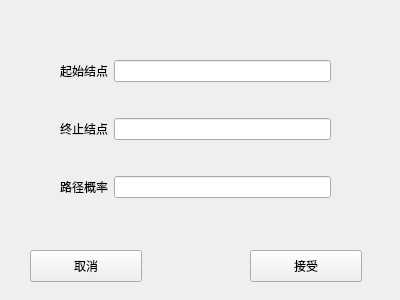
<?xml version="1.0" encoding="UTF-8"?>
<ui version="4.0">
 <class>Form</class>
 <widget class="QWidget" name="Form">
  <property name="geometry">
   <rect>
    <x>0</x>
    <y>0</y>
    <width>400</width>
    <height>300</height>
   </rect>
  </property>
  <property name="windowTitle">
   <string>Form</string>
  </property>
  <widget class="QPushButton" name="pushButton">
   <property name="geometry">
    <rect>
     <x>250</x>
     <y>250</y>
     <width>112</width>
     <height>32</height>
    </rect>
   </property>
   <property name="text">
    <string>接受</string>
   </property>
  </widget>
  <widget class="QPushButton" name="pushButton_2">
   <property name="geometry">
    <rect>
     <x>30</x>
     <y>250</y>
     <width>112</width>
     <height>32</height>
    </rect>
   </property>
   <property name="text">
    <string>取消</string>
   </property>
  </widget>
  <widget class="QWidget" name="">
   <property name="geometry">
    <rect>
     <x>60</x>
     <y>30</y>
     <width>271</width>
     <height>201</height>
    </rect>
   </property>
   <layout class="QVBoxLayout" name="verticalLayout">
    <item>
     <layout class="QHBoxLayout" name="horizontalLayout">
      <item>
       <widget class="QLabel" name="label">
        <property name="text">
         <string>起始结点</string>
        </property>
       </widget>
      </item>
      <item>
       <widget class="QLineEdit" name="lineEdit"/>
      </item>
     </layout>
    </item>
    <item>
     <layout class="QHBoxLayout" name="horizontalLayout_2">
      <item>
       <widget class="QLabel" name="label_2">
        <property name="text">
         <string>终止结点</string>
        </property>
       </widget>
      </item>
      <item>
       <widget class="QLineEdit" name="lineEdit_2"/>
      </item>
     </layout>
    </item>
    <item>
     <layout class="QHBoxLayout" name="horizontalLayout_3">
      <item>
       <widget class="QLabel" name="label_3">
        <property name="text">
         <string>路径概率</string>
        </property>
       </widget>
      </item>
      <item>
       <widget class="QLineEdit" name="lineEdit_3"/>
      </item>
     </layout>
    </item>
   </layout>
  </widget>
 </widget>
 <resources/>
 <connections>
  <connection>
   <sender>pushButton</sender>
   <signal>clicked()</signal>
   <receiver>Form</receiver>
   <slot>AcceptLine()</slot>
   <hints>
    <hint type="sourcelabel">
     <x>324</x>
     <y>264</y>
    </hint>
    <hint type="destinationlabel">
     <x>339</x>
     <y>221</y>
    </hint>
   </hints>
  </connection>
  <connection>
   <sender>pushButton_2</sender>
   <signal>clicked()</signal>
   <receiver>Form</receiver>
   <slot>RejectLine()</slot>
   <hints>
    <hint type="sourcelabel">
     <x>73</x>
     <y>257</y>
    </hint>
    <hint type="destinationlabel">
     <x>198</x>
     <y>253</y>
    </hint>
   </hints>
  </connection>
 </connections>
 <slots>
  <signal>signal1()</signal>
  <slot>AcceptLine()</slot>
  <slot>RejectLine()</slot>
 </slots>
</ui>
